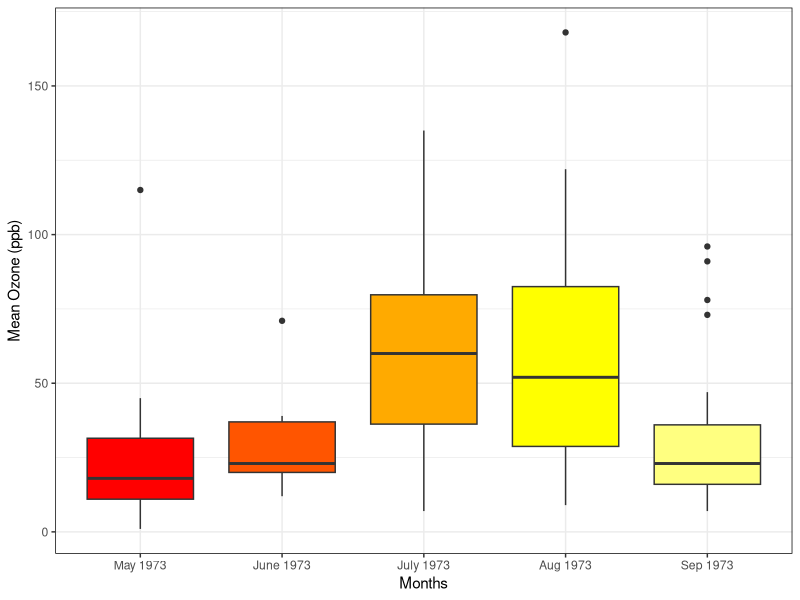

Write R code to recreate this figure.
# Mean ozone level across the months
# Clear the workspace
rm(list = ls())

# Load necessary libraries
library(ggplot2)
library(tidyverse)

# Create a new column for months
new.col = c(rep("May 1973", 31),
            rep("June 1973", 30),
            rep("July 1973", 31),
            rep("Aug 1973", 31),
            rep("Sep 1973", 30))

# Add the new column to the airquality dataset
airquality["new.col"] = new.col
data = airquality

# Create a boxplot of Ozone levels by month
data %>%
  mutate(new.col = fct_relevel(new.col,
                               "May 1973",
                               "June 1973",
                               "July 1973",
                               "Aug 1973",
                               "Sep 1973")) %>%
  ggplot(aes(x = new.col, y = Ozone, fill = new.col)) +
  geom_boxplot(alpha = 1) +
  theme_bw() +
  theme(legend.position = "none") +
  labs(y = "Mean Ozone (ppb)", x = "Months") +
  theme(panel.border = element_rect(color = "black", fill = NA, size = 0.5)) +
  scale_fill_manual(values = heat.colors(5))
